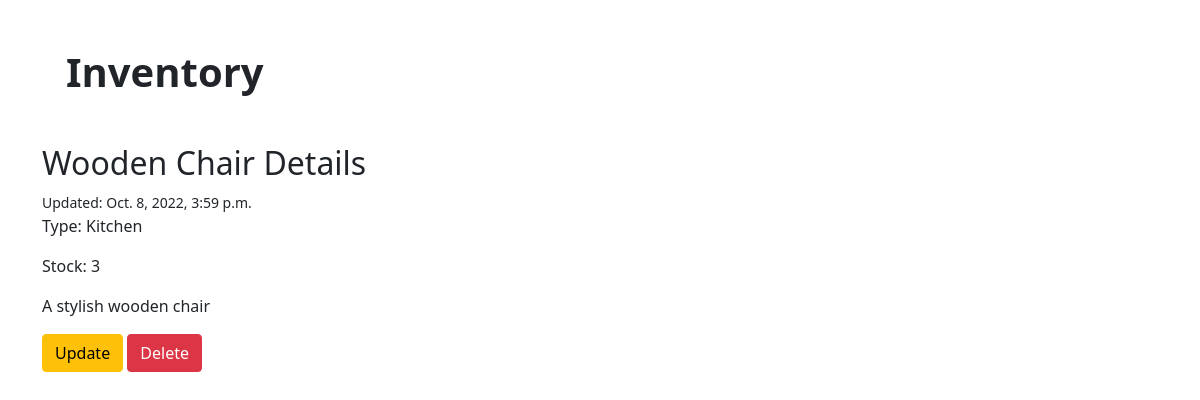
The page /item/5/ on the database its author committed.
### inv/models.py (models this page shows)
class Items(models.Model):
    name = models.CharField(default="*name*", max_length=100)
    desc = models.TextField(default="*item*")
    type = models.CharField(default="*type*", max_length=100)
    num = models.PositiveSmallIntegerField(default=0)
    date_posted = models.DateTimeField(default=timezone.now)

### inv/views.py (the view)
# urls.py: path("item/<int:pk>/", ItemDetailView.as_view(), name="item-detail"),
class ItemDetailView(DetailView):
    model = Items

### inv/templates/inv/items_detail.html
{% extends "inv/base.html" %}
{% block content %}
<h2 class="mt-5">{{ object.name }} Details</h2>
    <article>
        <small>Updated: {{ object.date_posted }}</small>
        <p>Type: {{ object.type }}</p>
        <p>Stock: {{ object.num }}</p>
        <p>{{ object.desc}}</p>
    </article>
<div>
    <a href="{% url 'item-update' object.pk %}" class="btn btn-warning">Update</a>
    <a href="{% url 'item-delete' object.pk %}" class="btn btn-danger">Delete</a>
</div>
{% endblock content %}

### rows shown on the page
Items: name "Wooden Chair", date_posted "Oct. 8, 2022, 3:59 p.m.", type "Kitchen", num "3", desc "A stylish wooden chair"
